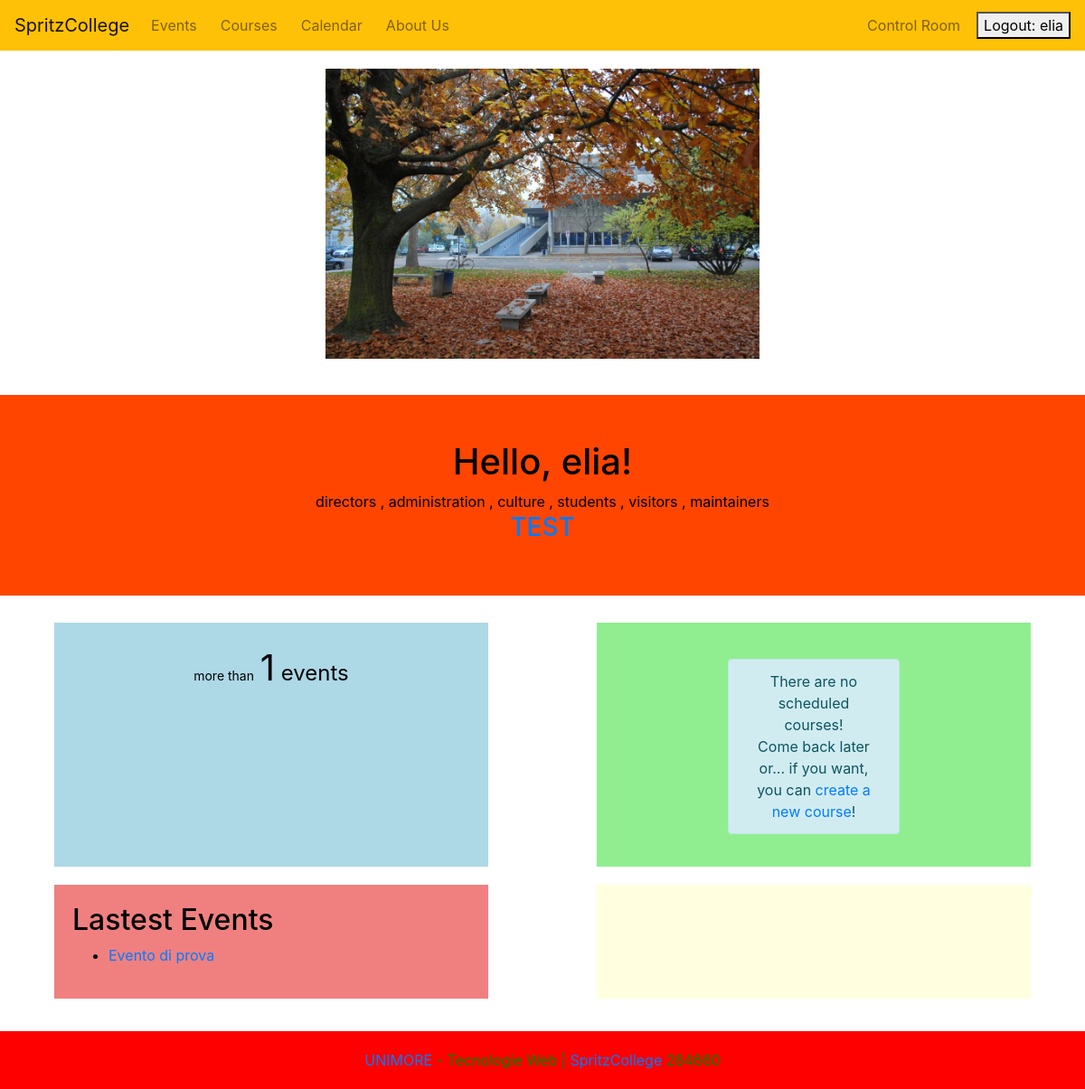
The page / (signed in) on the database as committed earlier.
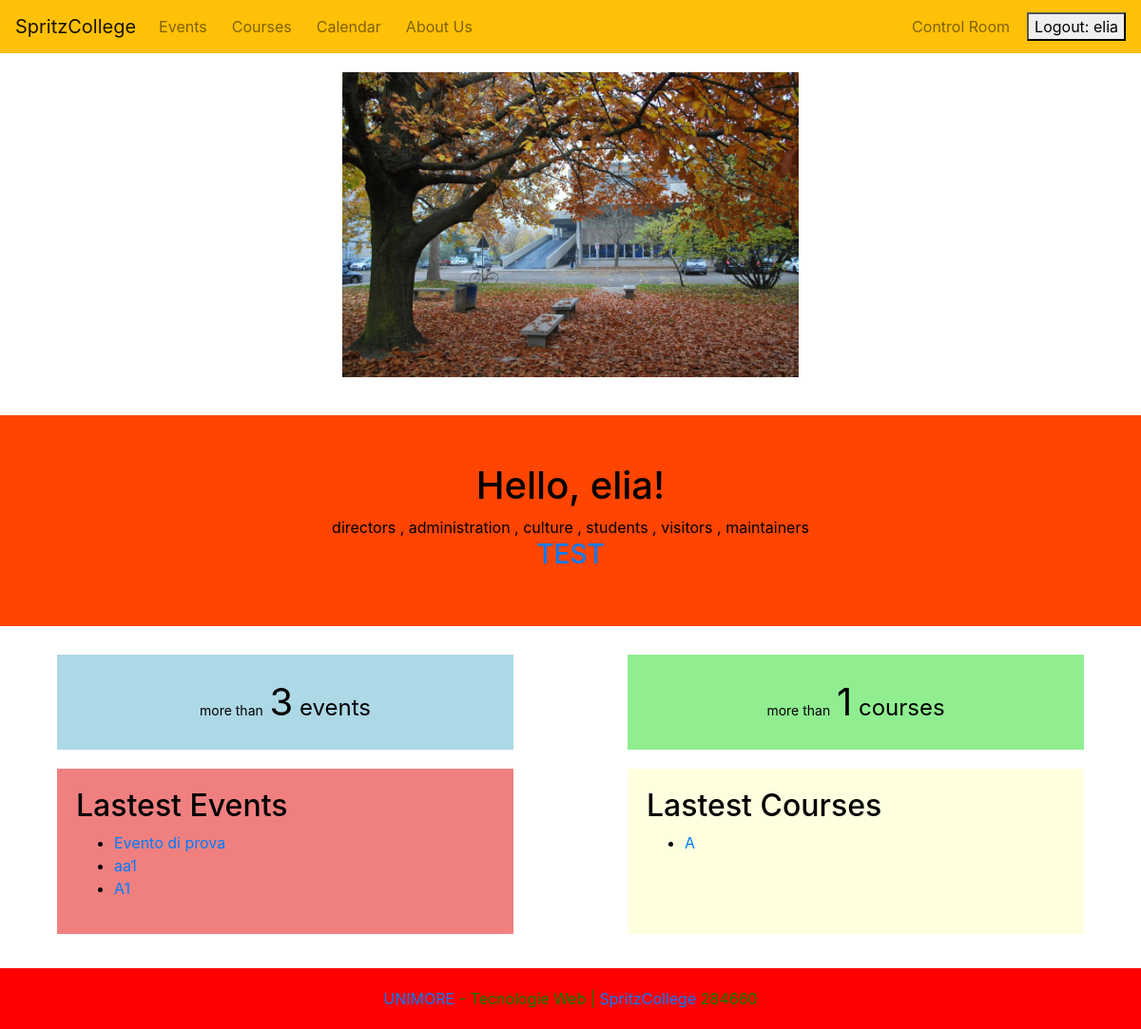
The same page on the database as committed later.
### Activities/models.py (models this page shows, shortened)
class Event(models.Model):
    ACTIVE = 'active'
    CANCELLED = 'cancelled'
    COMPLETED = 'completed'
    STATUS_CHOICES = [
        (ACTIVE, 'Active'),
        (CANCELLED, 'Cancelled'),
        (COMPLETED, 'Completed'),
    ]
    name = models.CharField(max_length=100)
    description = models.TextField(max_length=250)
    date = models.DateTimeField(default=default_event_time)
    duration = models.DurationField(default=timedelta(hours=1))
    price = models.DecimalField(
        max_digits=10, decimal_places=2, null=True, blank=True, default=Decimal('0.00'))
    max_capacity = models.PositiveIntegerField(default=100)
    place = models.CharField(max_length=100, default="conference room")
    status = models.CharField(
        max_length=20, choices=STATUS_CHOICES, default=ACTIVE)
    class Meta:
        ordering = ['date']

class Course(models.Model):
    CATEGORY_CHOICES = [
        ('ANY', 'uncategorized'),
        ('TCH', 'tech course'),
        ('LTR', 'literature course'),
        ('LAN', 'language course'),
        ('HND', 'craftsman course'),
        ('ART', 'art course'),
    ]
    name = models.CharField(max_length=100)
    description = models.TextField(max_length=250)
    start_date = models.DateField()
    end_date = models.DateField()
    recurrence_day = models.CharField(max_length=20)
    time = models.TimeField()
    image = models.ImageField(
        upload_to=course_image_path, default='Courses/default.jpg')
    category = models.CharField(
        max_length=50, choices=CATEGORY_CHOICES, default='ANY')

### SpritzCollege/views.py (the view)
# urls.py: re_path(r"^$|^\/$|^home\/$", go_home, name="home"),
def go_home (request):
    today = date.today()
    latest_courses = Course.objects.filter(end_date__gte=today).order_by('-end_date')[:5]
    ctx = {"title":"Home", "events_list": Event.objects.all(), "courses_list": Course.objects.all(), "latest_events": Event.objects.order_by('date')[:5], "latest_courses": latest_courses}
    return render(request, template_name="index.html", context=ctx)

### Profiles/templatetags/filter.py (called while the page is built)
@register.filter(name='has_group')
def has_group(user, group_name):
    if user.is_superuser:
        return True
    group = Group.objects.get(name=group_name)
    return True if group in user.groups.all() else False

### templates/index.html (shortened to what this page needs)
{% extends 'base.html' %}
{% load filter %}
{% block content %}
{% load static %}
<div style="display: flex; justify-content: center; padding: 20px 0;">
    <img src="{% static 'home1.jpeg' %}" alt="iH_homepage" style="width: 40%; height: auto;">
</div>
<div style="margin-top: 20px; background-color: orangered; padding: 50px; margin-bottom: 30px;;">
    <center>
        {% if user.is_authenticated %}
        <h1>Hello, {{ user.username }}!</h1>
        {% if request.user.is_superuser %}
        <h3>Welcome back, superman! <a href="/admin"> war room?</a></h3>
        {% else %}
        {% if request.user.groups.exists %}
        {% for group in request.user.groups.all %}
        {% if not forloop.first %}, {% endif %}
        {{ group.name }}
        {% endfor %}
        {% else %}
        <p>No groups detected</p>
        {% endif %}
        {% endif %}
        {% else %}
        <h1>Welcome at SpritzCollege!</h1>
        <h3> <a href="{% url 'about_us' %}">Read about us</a>, otherwise watch our program!</h3>
        {% endif %}
        <h3> <a href="{% url 'about_us' %}">TEST</a></h3>
    </center>
</div>
<div style=" top: 50%; left:50%; bottom: 50;">
    <div style="display: flex; justify-content: space-around;">
        <div style="width: 40%; background-color: lightblue; padding: 20px;">
            {% if events_list.count > 0 %}
            <div style="font-size: 24px; text-align: center;">
                <span style="font-size: 14px;">more than</span>
                <span style="font-size: 40px;">{{ events_list.count }}</span>
                <span style="font-size: 24px;">events</span>
            </div>
            {% endif %}
        </div>
        <div style="width: 40%; background-color: lightgreen; padding: 20px;">
            {% if courses_list.count > 0 %}
            <div style="font-size: 24px; text-align: center;">
                <span style="font-size: 14px;">more than</span>
                <span style="font-size: 40px;">{{ courses_list.count }}</span>
                <span style="font-size: 24px;">courses</span>
            </div>
            {% else %}
            {% if request.user|has_group:"culture" %}
            <div class="col-md-6" style="margin: 20px auto 0;">
                <div class="alert alert-info" role="alert" style="align-items: center; text-align: center;">
                    There are no scheduled courses! <br> Come back later or... if you want, you can <a
                        href="{% url 'new_course' %}">create a new course</a>!
                </div>
            </div>
            {% endif %}
            {% endif %}
        </div>
    </div>
</div>
<div style="display: flex; justify-content: space-around; margin-top: 20px;">
    <div style="width: 40%; background-color: lightcoral; padding: 20px;">
        {% if latest_events.count > 0 %}
        <h2>Lastest Events</h2>
        <ul>
            {% for event in latest_events %}
            <li>
                <a href="{% url 'event_detail' event.id %}">{{ event.name }}</a>
            </li>
            {% endfor %}
            {% endif %}
        </ul>
    </div>
    <div style="width: 40%; background-color: lightyellow; padding: 20px;">
        {% if latest_courses.count > 0 %}
        <h2>Lastest Courses</h2>
        <ul>
            {% for course in latest_courses %}
            <li>
                <a href="{% url 'course_detail' course.id %}">{{ course.name }}</a>
            </li>
            {% endfor %}
            {% endif %}
        </ul>
    </div>
</div>
{% endblock %}

Rows that differ between the two databases and show on the page:
added Event: name "aa1"
added Event: name "A1"
added Course: name "A"
Other text that changed with them:
{{ events_list.count }}: "1" → "3"
{{ courses_list.count }}: (not shown) → "1"
text no longer shown: "There are no scheduled courses! Come back later or... if you want, you can create a new course !"
text now shown: "more than courses Lastest Courses"
